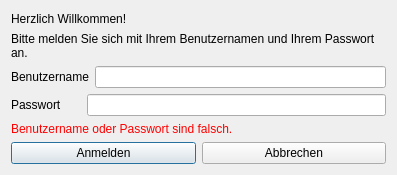
<?xml version="1.0" encoding="UTF-8"?>
<ui version="4.0">
 <class>LoginDialog</class>
 <widget class="QDialog" name="LoginDialog">
  <property name="geometry">
   <rect>
    <x>0</x>
    <y>0</y>
    <width>397</width>
    <height>175</height>
   </rect>
  </property>
  <property name="windowTitle">
   <string>Login</string>
  </property>
  <layout class="QVBoxLayout" name="verticalLayout">
   <item>
    <widget class="QLabel" name="label">
     <property name="text">
      <string>Herzlich Willkommen!</string>
     </property>
    </widget>
   </item>
   <item>
    <widget class="QLabel" name="label_2">
     <property name="text">
      <string>Bitte melden Sie sich mit Ihrem Benutzernamen und Ihrem Passwort an.</string>
     </property>
     <property name="wordWrap">
      <bool>true</bool>
     </property>
    </widget>
   </item>
   <item>
    <layout class="QHBoxLayout" name="horizontalLayout_2">
     <item>
      <widget class="QLabel" name="label_3">
       <property name="text">
        <string>Benutzername</string>
       </property>
      </widget>
     </item>
     <item>
      <widget class="QLineEdit" name="lineEdit_username"/>
     </item>
    </layout>
   </item>
   <item>
    <layout class="QHBoxLayout" name="horizontalLayout_3">
     <item>
      <widget class="QLabel" name="label_4">
       <property name="minimumSize">
        <size>
         <width>70</width>
         <height>0</height>
        </size>
       </property>
       <property name="text">
        <string>Passwort</string>
       </property>
      </widget>
     </item>
     <item>
      <widget class="QLineEdit" name="lineEdit_password">
       <property name="text">
        <string/>
       </property>
       <property name="echoMode">
        <enum>QLineEdit::Password</enum>
       </property>
      </widget>
     </item>
    </layout>
   </item>
   <item>
    <widget class="QLabel" name="label_error">
     <property name="styleSheet">
      <string notr="true">color: rgb(255, 0, 0);</string>
     </property>
     <property name="text">
      <string>Benutzername oder Passwort sind falsch.</string>
     </property>
    </widget>
   </item>
   <item>
    <layout class="QHBoxLayout" name="horizontalLayout">
     <item>
      <widget class="QPushButton" name="buttton_login">
       <property name="text">
        <string>Anmelden</string>
       </property>
      </widget>
     </item>
     <item>
      <widget class="QPushButton" name="button_cancel">
       <property name="text">
        <string>Abbrechen</string>
       </property>
      </widget>
     </item>
    </layout>
   </item>
  </layout>
 </widget>
 <resources/>
 <connections>
  <connection>
   <sender>buttton_login</sender>
   <signal>clicked()</signal>
   <receiver>LoginDialog</receiver>
   <slot>button_login_clicked()</slot>
   <hints>
    <hint type="sourcelabel">
     <x>102</x>
     <y>121</y>
    </hint>
    <hint type="destinationlabel">
     <x>141</x>
     <y>137</y>
    </hint>
   </hints>
  </connection>
  <connection>
   <sender>button_cancel</sender>
   <signal>clicked()</signal>
   <receiver>LoginDialog</receiver>
   <slot>reject()</slot>
   <hints>
    <hint type="sourcelabel">
     <x>249</x>
     <y>115</y>
    </hint>
    <hint type="destinationlabel">
     <x>298</x>
     <y>135</y>
    </hint>
   </hints>
  </connection>
 </connections>
 <slots>
  <slot>button_login_clicked()</slot>
 </slots>
</ui>
